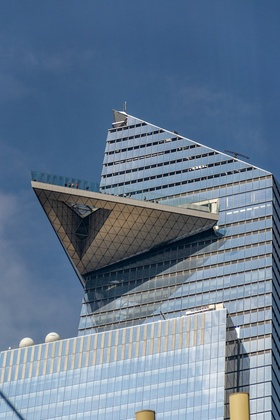
%> input picture A3_code/A3_code/building.jpg, 280 x 420 px, shrunk from 640 x 960 before the run
$ octave --eval "result = log_edge(imread('building.jpg'));"   (GNU Octave 9; MATLAB toolbox functions it lacks are replaced by stand-ins)
%> lines starting %> are read from the running program, lines starting %| are printed output that depends on the picture; in (x1, y1, x2, y2) boxes, pixels count from 0 and x2, y2 are one past the last pixel; in counts of white or black regions, pixels touching at a corner belong together; the program's own positions count from 1
function [E,F,G] = log_edge(I,N)

% inputs : I - image, N - size of filter
% outputs: E - edge image, F - filter

if (nargin<2)
  N=5;
end

% force I to be a NxN real number array, and create the laplacian
% of gaussians filter. Note that F sums to zero has has total
% energy = 1.
I=double(I(:,:,1));
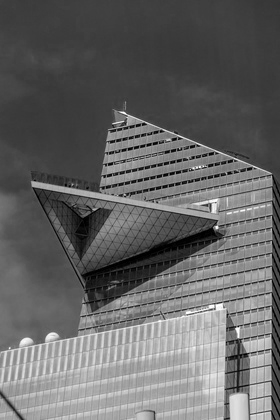
%> I: size 420x280 double; min 0, max 255, mean 101.8
if (N<=3)
  F=[0 1 0; 1 -4 1; 0 1 0]/8;
else
  % NOTE: if you do not have the image proc toolbox with MATLAB you
  % may need to modify this section of code. if so then please let me know.
  F = fspecial('log',N,floor((N-1)/3)/2);
end

% TO PREVENT THE THRESHOLD GOING TOO LOW FOR SMALL FILTER SIZES
% 3,5,7,9 etc USE THE FOLLOWING SCALE FACTOR IN YOUR THRESHOLD
% CALCULATION.
threshK=max(1,-0.5*N+7.5); % multiply threshold by this factor

%-----------change code from here --------------------------------
%
% Create and empty array E and and an array G containing the filtered
%    image (use conv2 with the 'same' option to do this).
E = zeros(size(I));
G = conv2(I, F, 'same');
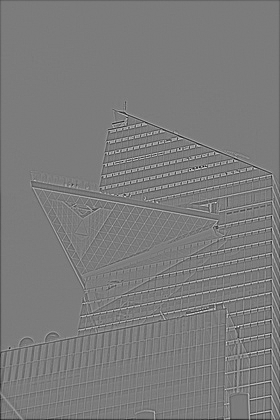
%> G: size 420x280 double; min -600.3, max 632.3, mean -2.1; drawn with min black and max white

% compute threshold t (0.75*mean(G)) of the LoG image stored in
%    G (and multiply by threshK)
t = 0.75 * mean(abs(G(:))) * threshK;
%> t = 129.2

% Get half of the distance from the center based on the size of the filter
half_distance = floor(N/2);

% Create array so that checking each side will be easier
sides = [0 1; 0 -1; 1 0; -1 0];
[row_side, ~] = size(sides);

% Iterate through image without going through edges
[y,x] = size(G);
%> y = 420; x = 280
for i = half_distance:y-half_distance
    for j = half_distance:x-half_distance

        % Check if current pixel is positive
        current_pixel = G(i,j);
        if current_pixel > 0

            % If positive, check if one of it's sides is negative.
            %   If there is a negative side, a zero crossing is present.
            for k = 1:row_side
                edge = G(i + sides(k,1),j + sides(k,2));
                if edge < 0

                  % preserve zero crossing points
                    if abs(current_pixel) + abs(edge) > t
                        E(i,j) = 1;
                        break
                    end
                end
            end
        end
    end
end
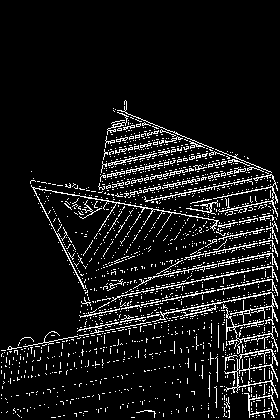
%> E: size 420x280 double; values 0 (black) and 1 (white), 8.6% white in thin lines or dots, all inside (x1, y1, x2, y2) = (1, 100, 278, 418)
%> after the loop, edge = -172.1
%-----------change code above here --------------------------------

return
